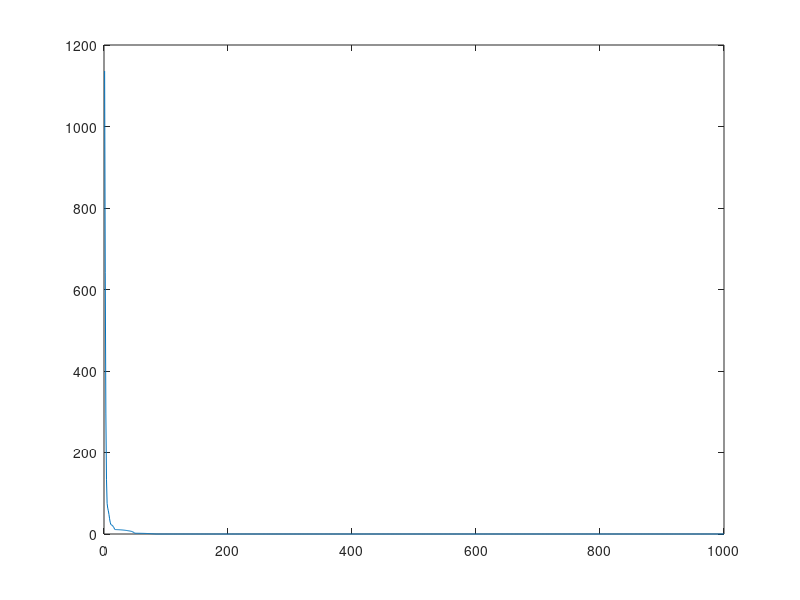
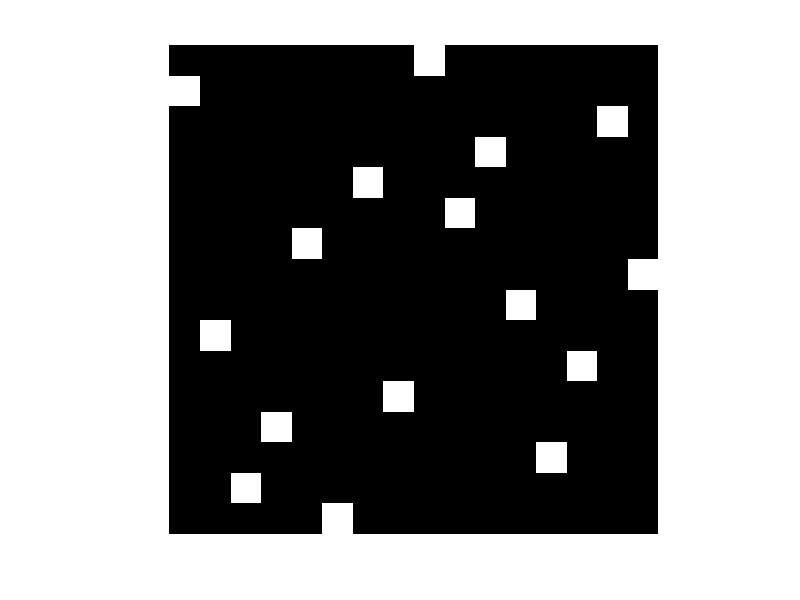
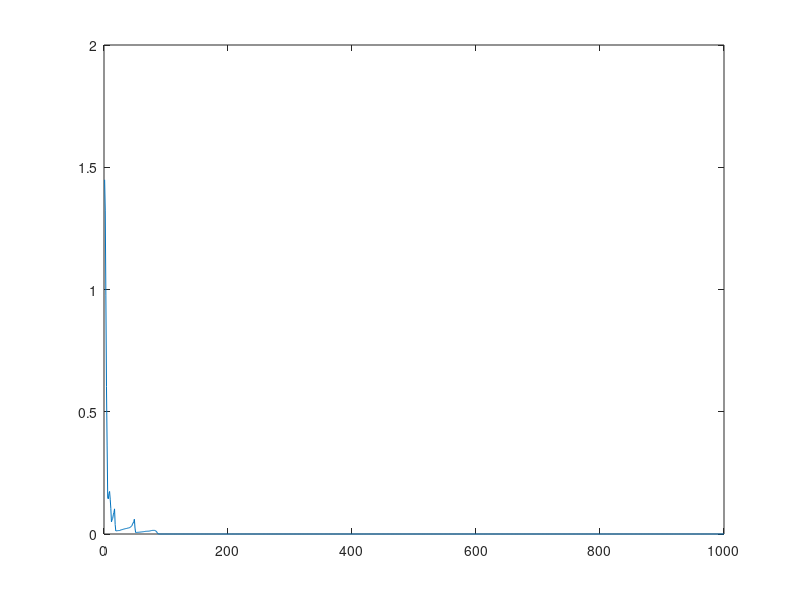

Here is the MATLAB script that generated these plots, in order:
N = 10000;
n = 16;
sp = 0.02*n*N;
numIter = 1000;

W = dctmtx(sqrt(n));
W = kron(W, W);

A = randn(n, n);
[A, ~] = qr(A);

W0 = W;
W = A;
A = W0;
Atrans = A';


idx = randperm(n * N, sp);
X0 = zeros(n*N, 1);
X0(idx) = randn(sp, 1);
% X0(idx) = 1;
X0 = reshape(X0, [n, N]);

Y = Atrans * X0;

obj = zeros(numIter, 1);
relaChange = zeros(numIter, 1);

for iter = 1 : numIter
    
    W1 = W;
    X1 = W * Y;
    [s]=sort(abs(X1(:)),'descend');
%     X = X1.*(bsxfun(@ge, abs(X1(:)), s(sp)));
    X1(abs(X1) < s(sp)) = 0;
    X = reshape(X1, [n, N]);
    
    %Transform Update Step
    [U,~,V]=svd(Y*X');
    W=(V(:,1:n))*U';
    
    obj(iter) = norm(W * Y - X, 'fro')^2;
    relaChange(iter) = norm(W - W1, 'fro');
end

norm(W * Y - X, 'fro')
figure(1); plot(1:numIter, obj);
figure(3); plot(1:numIter, relaChange);


figure(2);imshow(abs(W * A'), [])